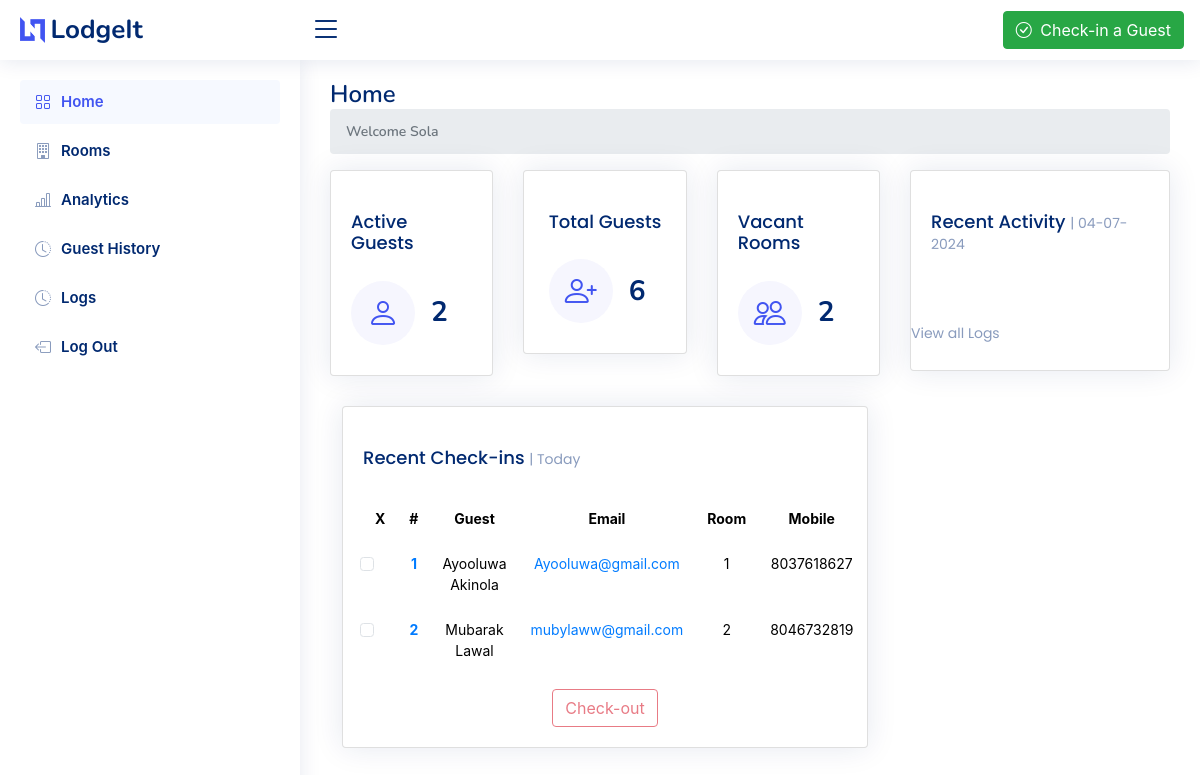
The page / (signed in) on the database its author committed.
### LodgeApp/models.py (models this page shows, shortened)
class Staff(AbstractUser):
    email = models.EmailField(unique=True)
    username = models.CharField(max_length=50)
    company = models.ForeignKey(Company, on_delete=models.CASCADE, null=True, blank=True)
    owner = models.BooleanField(default=False)
    USERNAME_FIELD = 'email'
    REQUIRED_FIELDS = ['username']

class Guest(models.Model):
    name = models.CharField(max_length=50)
    email = models.EmailField()
    number = models.IntegerField()
    room  = models.ForeignKey(Room, on_delete=models.CASCADE)
    check_in = models.DateTimeField(auto_now_add=True)
    staff = models.ForeignKey(Staff, on_delete=models.CASCADE)
    check_out = models.DateTimeField(null=True,blank=True)
    revenue = models.ForeignKey(Revenue, on_delete=models.CASCADE, null=True, blank=True)
    company = models.ForeignKey(Company, on_delete=models.CASCADE, null=True)
    duration = models.IntegerField(null=True)

class Room(models.Model):
    suite = models.ForeignKey(Suite, on_delete=models.CASCADE, null=True)
    company = models.ForeignKey(Company, on_delete=models.CASCADE, null=True)
    room_number = models.CharField(max_length=10)
    room_status = models.BooleanField(default=False)

### LodgeApp/views.py (the view)
# urls.py: path('', views.dashboard, name='dashboard'),
def dashboard(request):
    if not request.user.is_authenticated:
        return redirect('sign-in')
    elif request.user.is_authenticated and request.user.company is None:
        return redirect('onboarding')
    now=timezone.now()
    logs = Log.objects.filter(
        timestamp__date=timezone.now().date(),
        company=request.user.company
        ).order_by('-id')[:5]
    active_guests = Guest.objects.filter(check_out__gte=now,
                                         company=request.user.company)
    total_guests = Guest.objects.filter(company=request.user.company).count()
    available_rooms = Room.objects.filter(room_status=False,
                                          company=request.user.company)
    context = {
        'now':now,
        'active_guests': active_guests,
        'total_guests': total_guests,
        'staff': request.user,
        'logs': logs,
        'available_rooms': available_rooms,
        'page_name':'Home'
    }
    return render(request, 'index.html', context)

### LodgeApp/templates/index.html (shortened to what this page needs)
{% extends 'base.html' %}
{% load static %}
{% load custom_filters %}
{% block content %}
<body>
    {% include 'partials/_header.html' %}
    {% include 'sidebar.html' %}
    <main id="main" class="main">
      <div class="pagetitle">
        <h1>Home</h1>
        <nav>
          <ol class="breadcrumb">
            <li class="breadcrumb-item active">Welcome {{staff.username|title}}</li>
          </ol>
        </nav>
      </div>
      <section class="section dashboard">
        <div class="row">
          <div class="col-lg-8">
            <div class="row">
              <div class="col-xxl-4 col-xl-4">
                <div class="card info-card sales-card align-items-center justify-content-center">
                  <div class="card-body">
                    <h5 class="card-title">Active Guests</h5>
                    <div class="d-flex align-items-center">
                      <div
                        class="card-icon rounded-circle d-flex align-items-center justify-content-center"
                      >
                        <i class="bi bi-person"></i>
                      </div>
                      <div class="ps-3">
                        <h6>{{active_guests | length}}</h6>
                      </div>
                    </div>
                  </div>
                </div>
              </div>
              <div class="col-xxl-4 col-xl-4">
                <div class="card info-card sales-card align-items-center justify-content-center">
                  <div class="card-body">
                    <h5 class="card-title">
                       Total Guests
                    </h5>
                    <div class="d-flex align-items-center">
                      <div
                        class="card-icon rounded-circle d-flex align-items-center justify-content-center"
                      >
                        <i class="bi bi-person-plus"></i>
                      </div>
                      <div class="ps-3">
                        <h6>{{total_guests}}</h6>
                      </div>
                    </div>
                  </div>
                </div>
              </div>
              <div class="col-xxl-4 col-xl-4">
                <div class="card info-card sales-card align-items-center justify-content-center">
                  <div class="card-body">
                    <h5 class="card-title">
                       Vacant Rooms
                    </h5>
                    <div class="d-flex align-items-center">
                      <div
                        class="card-icon rounded-circle d-flex align-items-center justify-content-center"
                      >
                        <i class="bi bi-people"></i>
                      </div>
                      <div class="ps-3">
                        <h6>{{available_rooms|length}}</h6>
                      </div>
                    </div>
                  </div>
                </div>
              </div>
              <form action="{% url 'check-out' %}" method="post">
                <div class="col-12">
                    <div class="card recent-sales overflow-auto">
                        <div class="card-body">
                            <h5 class="card-title">
                                Recent Check-ins <span>| Today</span>
                            </h5>
                            <table class="table table-borderless datatable">
                                <thead>
                                    <tr>
                                        <th scope="col" class="text-center">X</th>
                                        <th scope="col" class="text-center">#</th>
                                        <th scope="col" class="text-center">Guest</th>
                                        <th scope="col" class="text-center d-none d-lg-table-cell">Email</th>
                                        <th scope="col" class="text-center">Room</th>
                                        <th scope="col" class="text-center">Mobile</th>
                                    </tr>
                                </thead>
                                <tbody>
                                    {% for guest in active_guests %}
                                    <tr>
                                        <td class="text-center">
                                            <input
                                                class="form-check-input me-1"
                                                type="checkbox"
                                                name="guest_ids"
                                                value="{{guest.id}}"
                                                aria-label="..."
                                            />
                                        </td>
                                        <th scope="row" class="text-center"><a href="#">{{ forloop.counter }}</a></th>
                                        <td class="text-center">{{guest.name}}</td>
                                        <td class="text-center d-none d-lg-table-cell">
                                            <a href="mailto:{{guest.email}}">{{guest.email}}</a>
                                        </td>
                                        <td class="text-center">{{guest.room.room_number}}</td>
                                        <td class="text-center">{{guest.number}}</td>
                                    </tr>
                                    {% endfor %}
                                </tbody>
                            </table>
                            <div class="text-center">
                                <button
                                    id="table-checkout"
                                    type="button"
                                    class="btn btn-outline-danger"
                                    data-bs-toggle="modal"
                                    data-bs-target="#verticalycentered"
                                >
                                    Check-out
                                </button>
                            </div>
                        </div>
                    </div>
                </div>
            </form>
            </div>
          </div>
          <div class="col-lg-4">
            <div class="card">
              <div class="card-body">
                <h5 class="card-title">Recent Activity <span>| {{now | date:'d-m-Y'}}</span></h5>
                </div>
                <a href="{% url 'logs' %}"><h5 class="card-title"><span>View all Logs</span></h5></a>
              </div>
            </div>
          </div>
      </section>
    </main>
  </body>
  {% endblock content %}

### LodgeApp/static/css/style.css (style rules this page uses)
:root { scroll-behavior: smooth; }
body { font-family: "Open Sans", sans-serif; background: #f6f9ff; color: #444444; }
a { color: #4154f1; text-decoration: none; }
h1, h2, h3, h4, h5, h6 { font-family: "Nunito", sans-serif; }
#main { margin-top: 60px; padding: 20px 30px; transition: all 0.3s; }
.pagetitle { margin-bottom: 10px; }
.pagetitle h1 { font-size: 24px; margin-bottom: 0; font-weight: 600; color: #012970; }
.card { margin-bottom: 30px; border: none; border-radius: 5px; box-shadow: 0px 0 30px rgba(1, 41, 112, 0.1); }
.card-title { padding: 20px 0 15px 0; font-size: 18px; font-weight: 500; color: #012970; font-family: "Poppins", sans-serif; }
.card-title span { color: #899bbd; font-size: 14px; font-weight: 400; }
.card-body { padding: 0 20px 20px 20px; }
.breadcrumb { font-size: 14px; font-family: "Nunito", sans-serif; color: #899bbd; font-weight: 600; }
.breadcrumb .breadcrumb-item::before { color: #899bbd; }
.breadcrumb .active { color: #51678f; font-weight: 600; }
@media (min-width: 1200px) { #main, #footer { margin-left: 300px; } }
.dashboard .info-card { padding-bottom: 10px; }
.dashboard .info-card h6 { font-size: 28px; color: #012970; font-weight: 700; margin: 0; padding: 0; }
.dashboard .card-icon { font-size: 32px; line-height: 0; width: 64px; height: 64px; flex-shrink: 0; flex-grow: 0; }
.dashboard .sales-card .card-icon { color: #4154f1; background: #f6f6fe; }
.dashboard .recent-sales { font-size: 14px; }
.dashboard .recent-sales .table thead { background: #f6f6fe; }
.dashboard .recent-sales .table thead th { border: 0; }

### LodgeApp/static/css/room-carousel.css (style rules this page uses)
.row { display: flex; justify-content: center; }

### rows shown on the page
Staff: username "Sola"
Guest: name "Ayooluwa Akinola", email "Ayooluwa@gmail.com", room.room_number "1", number "8037618627"
Guest: name "Mubarak Lawal", email "mubylaww@gmail.com", room.room_number "2", number "8046732819"

### other values the page prints
{{ active_guests | length }} "2"
{{ total_guests }} "6"
{{ available_rooms|length }} "2"
